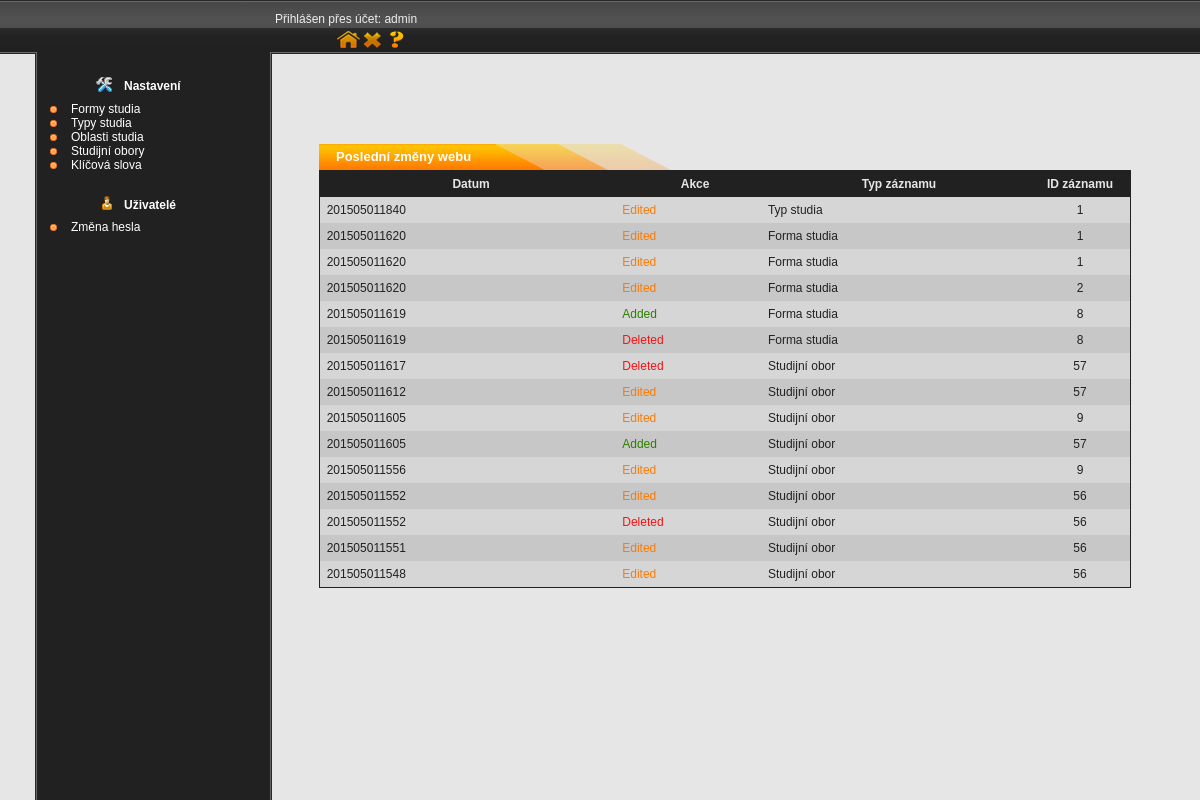
Screenshot of /admin/uvod (signed in) with the database file from the repository.
### tables this page shows
CREATE TABLE IF NOT EXISTS `posledni_akce` (
  `typ` varchar(50) NOT NULL,
  `clanek` varchar(50) NOT NULL,
  `id_clanku` varchar(50) NOT NULL,
  `datum` bigint(20) NOT NULL
);

### admin/kontrolery/SmerovacKontroler.php (called while the page is built, shortened)
<?php
	class SmerovacKontroler extends Kontroler	{
		protected $kontroler;
		public function zpracuj($parametry)	{
			$uzivatel = new Uzivatel();
			if ($uzivatel->jePrihlasen())	{
				$naparsovanaURL = $this->parsujURL($parametry[0]);
	      $tridaKontroleru = $this->pomlckyDoVelbloudiNotace(array_shift($naparsovanaURL)) . 'Kontroler';
	      if (file_exists('kontrolery/' . $tridaKontroleru . '.php'))	$this->kontroler = new $tridaKontroleru;
				else	$this->presmeruj('chyba');
				$this->kontroler->zpracuj($naparsovanaURL);
				$this->pohled = 'rozlozeni';
			}
		}
		private function parsujURL($url)	{
			$naparsovanaURL = parse_url($url);
			$naparsovanaURL["path"] = ltrim($naparsovanaURL["path"], "/");
			$naparsovanaURL["path"] = trim($naparsovanaURL["path"]);
			$rozdelenaCesta = explode("/", $naparsovanaURL["path"]);
			array_shift($rozdelenaCesta);
			return $rozdelenaCesta;
		}
		private function pomlckyDoVelbloudiNotace($text)	{
			$veta = str_replace('-', ' ', $text);
			$veta = ucwords($veta);
			$veta = str_replace(' ', '', $veta);
			return $veta;
		}
}
?>

### admin/index.php (called while the page is built, shortened)
<?php
$smerovac = new SmerovacKontroler();
$smerovac->zpracuj(array($_SERVER['REQUEST_URI']));
$smerovac->vypisPohled();
?>

### admin/kontrolery/UvodKontroler.php (called while the page is built, shortened)
<?php
	class UvodKontroler extends Kontroler	{
	    public function zpracuj($parametry)
	    {
        	$this->data["posledni_akce"] = Udalost::vypisUdalosti(15);
	        $this->pohled = 'uvod';
	    }
	}
?>

### admin/modely/Db.php (called while the page is built, shortened)
<?php
	class Db	{
		private static $spojeni;
		private static $nastaveni = array(
    	PDO::ATTR_ERRMODE => PDO::ERRMODE_EXCEPTION,
      PDO::MYSQL_ATTR_INIT_COMMAND => "SET NAMES utf8",
      PDO::ATTR_EMULATE_PREPARES => false,
		);
		public static function pripoj($host, $uzivatel, $heslo, $databaze) {
    	if (!isset(self::$spojeni)) {
        self::$spojeni = @new PDO(
                "mysql:host=$host;dbname=$databaze",
                $uzivatel,
                $heslo,
                self::$nastaveni
        );
      }
		}
		public static function dotazVsechny($dotaz, $parametry = array()) {
      $navrat = self::$spojeni->prepare($dotaz);
      $navrat->execute($parametry);
      return $navrat->fetchAll();
		}
	}
?>

### admin/modely/Udalost.php (called while the page is built, shortened)
<?php
	class Udalost	{
		public static function vypisUdalosti($limit = 0)	{
			return Db::dotazVsechny("select * from posledni_akce order by datum desc".($limit==0 ? "" : " limit ".$limit).";");
		}
	}
?>

### admin/pohledy/uvod.phtml (the view)
<div id="obsah2">
  <div class='tabulka'><a href='posledni-akce'>Poslední změny webu</a></div>
    <table class='seznam' cellspacing="0" cellpadding="0" border="0">
      <tr><th style=''>Datum</th><th style=''>Akce</th><th>Typ záznamu</th><th style='width: 100px;'>ID záznamu</th></tr>
      <?php
        foreach ($posledni_akce as $posledniAkce)	{
					echo "<tr ".(++$i%2==1 ? "class='sudy'" : "")."><td>&nbsp; ".$posledniAkce["datum"]."</td><td><span class='".($posledniAkce["typ"]=="Added" ? "green" : ($posledniAkce["typ"]=="Edited" ? "orange" : "red"))."'>".$posledniAkce["typ"]."</span></td><td>".$posledniAkce["clanek"]."</td><td class='center'>".$posledniAkce["id_clanku"]."</td></tr>\n";
				}
      ?>
    </table>
</div>

### admin/kontrolery/Kontroler.php (shortened to what this page needs)
<?php
abstract class Kontroler
{
  protected $pohled = "";
  public function vypisPohled()	{
    if ($this->pohled)	{
      require("pohledy/" . $this->pohled . ".phtml");
    }
  }
}

### admin/pohledy/rozlozeni.phtml (shortened to what this page needs)
<!DOCTYPE HTML>
<html>
<head>
  <link rel="stylesheet" type="text/css" href="css.css" />
</head>
<body>
  <div id="lista">
    <div class="lista">
      <div class='prihlasen'>Přihlášen přes účet: <?= $prezdivka;?></div>
      <div class='ikonky'>
        <a href="uvod"><img src="home.png" alt="home" title="Úvodní strana" /></a>
        <a href="odhlasit"><img src="logout.png" alt="log out" title="Odhlásit se" /></a>
        <a href="help"><img src="help.png" alt="help" title="Zobrazit nápovědu" /></a>
      </div>
    </div>
  </div>
	<div id="stranka">
    <div id="menu">
      <img src="menu_top.png" alt="" style="float: left; margin-left: -15px;" />
      <table cellspacing='0' cellpadding='0' border='0'>
        <tr><th style='width: 50px; text-align: right;'><img src='menu1.png' alt='' /></th><th>Nastavení</th></tr>
        	<tr><td colspan='2'><a href='formy'>Formy studia</a></td></tr>
        	<tr><td colspan='2'><a href='typy'>Typy studia</a></td></tr>
        	<tr><td colspan='2'><a href='oblasti'>Oblasti studia</a></td></tr>
        	<tr><td colspan='2'><a href='obory'>Studijní obory</a></td></tr>
        	<tr><td colspan='2'><a href='slova'>Klíčová slova</a></td></tr>
        <tr><th style='width: 50px; text-align: right;'><img src='menu4.png' alt='' /></th><th>Uživatelé</th></tr>
          <tr><td colspan='2'><a href='zmena-hesla'>Změna hesla</a></td></tr>
      </table>
    </div>
    <div id="obsah">
      <?php $this->kontroler->vypisPohled();?>
    </div>
  </div>
</body>
</html>

### admin/css.css (style rules this page uses)
html { min-height: 100%; }
.center { text-align: center; }
.red { color: #f91111; }
.green { color: #2b8200; }
.orange { color: #ff7a00; }
.tabulka { float: left; width: 795px; height: 21px; background: url(tabulka.png) no-repeat; padding: 5px 0px 0px 17px; color: #ffffff; font-weight: bold; font-size: 13px; }
.tabulka a { color: #ffffff; text-decoration: none; }
.seznam { float: left; width: 812px; border: 1px solid #212121; margin-bottom: 36px; }
.seznam th, .seznam td { height: 26px; vertical-align: middle; }
.seznam th { text-align: center; color: #e6e6e6; background: #212121; }
.seznam td { color: #212121; background: #c7c7c7; }
.seznam .sudy td { background: #d6d6d6; }
body { background: url(menu.png) repeat-y center center #e6e6e6; color: black; font-family: Arial; font-size: 12px; margin: 0px; padding: 0px; min-height: 100%; }
a { color: black; text-decoration: underline; }
a img { border: none; }
#lista { position: fixed; background: url(bg.png); width: 100%; height: 54px; min-width: 1130px; z-index: 10; }
.lista { position: relative; margin: auto; background: url(header.png); width: 890px; height: 40px; padding: 12px 0px 0px 240px; }
.lista .prihlasen { float: left; width: 800px; color: #efefef; }
.lista .ikonky { float: left; width: 800px; margin: 5px 0px 0px 62px; }
.lista .ikonky img { float: left; margin-right: 1px; }
#stranka { position: relative; margin: auto; width: 1130px; }
#obsah { position: relative; width: 812px; margin-left: 284px; }
#obsah2 { position: relative; width: 812px; top: 144px; z-index: 1; }
#menu { position: fixed; height: 100%; width: 220px; padding: 0px 2px 0px 15px; background: url(menu.png); color: #ffffff; top: 52px; z-index: 11; }
#menu table { float: left; width: 220px; }
#menu table td, #menu table th { vertical-align: middle; text-align: left; }
#menu table th { font-weight: bold; padding: 24px 0px 7px 12px; }
#menu table td a { float: left; color: #ffffff; text-decoration: none; width: 199px; padding-left: 21px; background: url(bod.png) no-repeat left center; }

### rows the page displays
posledni_akce: datum "201505011840", typ "Edited", clanek "Typ studia", id_clanku "1"
posledni_akce: datum "201505011620", typ "Edited", clanek "Forma studia", id_clanku "1"
posledni_akce: datum "201505011620", typ "Edited", clanek "Forma studia", id_clanku "1"
posledni_akce: datum "201505011620", typ "Edited", clanek "Forma studia", id_clanku "2"
posledni_akce: datum "201505011619", typ "Added", clanek "Forma studia", id_clanku "8"
posledni_akce: datum "201505011619", typ "Deleted", clanek "Forma studia", id_clanku "8"
posledni_akce: datum "201505011617", typ "Deleted", clanek "Studijní obor", id_clanku "57"
posledni_akce: datum "201505011612", typ "Edited", clanek "Studijní obor", id_clanku "57"
posledni_akce: datum "201505011605", typ "Edited", clanek "Studijní obor", id_clanku "9"
posledni_akce: datum "201505011605", typ "Added", clanek "Studijní obor", id_clanku "57"
posledni_akce: datum "201505011556", typ "Edited", clanek "Studijní obor", id_clanku "9"
posledni_akce: datum "201505011552", typ "Edited", clanek "Studijní obor", id_clanku "56"
posledni_akce: datum "201505011552", typ "Deleted", clanek "Studijní obor", id_clanku "56"
posledni_akce: datum "201505011551", typ "Edited", clanek "Studijní obor", id_clanku "56"
posledni_akce: datum "201505011548", typ "Edited", clanek "Studijní obor", id_clanku "56"

### other values shown
$prezdivka "admin"
